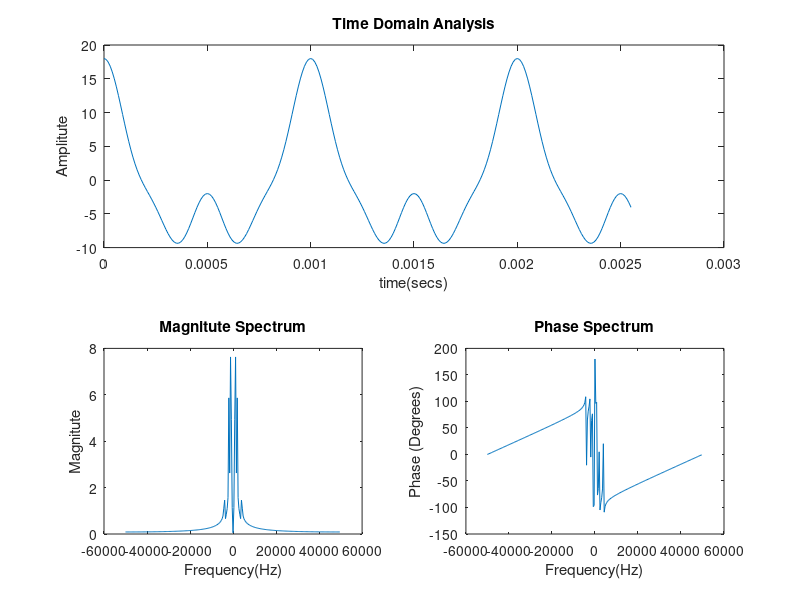

Source code (MATLAB):
%Sampling
clear all;
Fs=100e3;
t=(0:1/Fs:255*1/Fs); %63,127,255 for different number of samples
L=length(t);
x=10*cos(2*pi*t*1e3)+6*cos(2*pi*t*2e3)+2*cos(2*pi*t*4e3);
subplot(2,1,1);
plot(t,x);
title('Time Domain Analysis');
xlabel('time(secs)');
ylabel('Amplitute');

X=fft(x);
% F=[0:Fs/L:Fs/2-Fs/L,-Fs/2:Fs/L:-Fs/L];
%plot(F,2*abs(X)/L);
F=-Fs/2:Fs/L:Fs/2-Fs/L;
Y=fftshift(X);    
subplot(2,2,3);
plot(F,2*abs(Y)/L);
title('Magnitute Spectrum');
xlabel('Frequency(Hz)');
ylabel('Magnitute');

subplot(2,2,4);
plot(F,180*angle(Y)/pi);
title('Phase Spectrum');
xlabel('Frequency(Hz)');
ylabel('Phase (Degrees)');